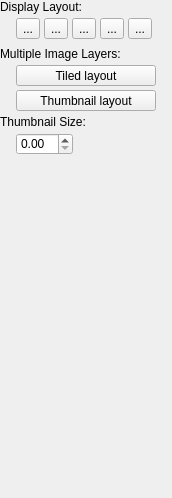
<?xml version="1.0" encoding="UTF-8"?>
<ui version="4.0">
 <class>DisplayLayoutInspector</class>
 <widget class="QWidget" name="DisplayLayoutInspector">
  <property name="geometry">
   <rect>
    <x>0</x>
    <y>0</y>
    <width>172</width>
    <height>498</height>
   </rect>
  </property>
  <property name="windowTitle">
   <string>Form</string>
  </property>
  <property name="styleSheet">
   <string notr="true">* {
font-size: 12px;
}
</string>
  </property>
  <layout class="QVBoxLayout" name="verticalLayout">
   <property name="spacing">
    <number>4</number>
   </property>
   <property name="leftMargin">
    <number>0</number>
   </property>
   <property name="topMargin">
    <number>0</number>
   </property>
   <property name="rightMargin">
    <number>0</number>
   </property>
   <property name="bottomMargin">
    <number>0</number>
   </property>
   <item>
    <widget class="QLabel" name="label">
     <property name="font">
      <font>
       <pointsize>-1</pointsize>
      </font>
     </property>
     <property name="styleSheet">
      <string notr="true"/>
     </property>
     <property name="text">
      <string>Display Layout:</string>
     </property>
    </widget>
   </item>
   <item>
    <widget class="QWidget" name="grpDisplayLayout" native="true">
     <layout class="QHBoxLayout" name="horizontalLayout">
      <property name="spacing">
       <number>4</number>
      </property>
      <property name="sizeConstraint">
       <enum>QLayout::SetMaximumSize</enum>
      </property>
      <property name="leftMargin">
       <number>16</number>
      </property>
      <property name="topMargin">
       <number>0</number>
      </property>
      <property name="rightMargin">
       <number>0</number>
      </property>
      <property name="bottomMargin">
       <number>4</number>
      </property>
      <item>
       <widget class="QToolButton" name="btnFourViews">
        <property name="maximumSize">
         <size>
          <width>26</width>
          <height>26</height>
         </size>
        </property>
        <property name="toolTip">
         <string>&lt;html&gt;&lt;head/&gt;&lt;body&gt;&lt;p&gt;Split the screen space between three orthogonal slice views and the 3D view.&lt;/p&gt;&lt;/body&gt;&lt;/html&gt;</string>
        </property>
        <property name="text">
         <string>...</string>
        </property>
        <property name="icon">
         <iconset>
          <normalon>:/root/dl_fourviews.png</normalon>
         </iconset>
        </property>
        <property name="checkable">
         <bool>true</bool>
        </property>
        <property name="autoExclusive">
         <bool>true</bool>
        </property>
       </widget>
      </item>
      <item>
       <widget class="QToolButton" name="btnAxial">
        <property name="maximumSize">
         <size>
          <width>26</width>
          <height>26</height>
         </size>
        </property>
        <property name="toolTip">
         <string>Only show the axial view.</string>
        </property>
        <property name="text">
         <string>...</string>
        </property>
        <property name="icon">
         <iconset>
          <normalon>:/root/dl_axial.png</normalon>
         </iconset>
        </property>
        <property name="checkable">
         <bool>true</bool>
        </property>
        <property name="autoExclusive">
         <bool>true</bool>
        </property>
       </widget>
      </item>
      <item>
       <widget class="QToolButton" name="btnCoronal">
        <property name="maximumSize">
         <size>
          <width>26</width>
          <height>26</height>
         </size>
        </property>
        <property name="toolTip">
         <string>Only show the coronal view.</string>
        </property>
        <property name="text">
         <string>...</string>
        </property>
        <property name="icon">
         <iconset>
          <normalon>:/root/dl_coronal.png</normalon>
         </iconset>
        </property>
        <property name="checkable">
         <bool>true</bool>
        </property>
        <property name="autoExclusive">
         <bool>true</bool>
        </property>
       </widget>
      </item>
      <item>
       <widget class="QToolButton" name="btnSagittal">
        <property name="maximumSize">
         <size>
          <width>26</width>
          <height>26</height>
         </size>
        </property>
        <property name="toolTip">
         <string>Only show the sagittal view.</string>
        </property>
        <property name="text">
         <string>...</string>
        </property>
        <property name="icon">
         <iconset>
          <normalon>:/root/dl_sagittal.png</normalon>
         </iconset>
        </property>
        <property name="checkable">
         <bool>true</bool>
        </property>
        <property name="autoExclusive">
         <bool>true</bool>
        </property>
       </widget>
      </item>
      <item>
       <widget class="QToolButton" name="btn3D">
        <property name="maximumSize">
         <size>
          <width>26</width>
          <height>26</height>
         </size>
        </property>
        <property name="toolTip">
         <string>Only show the 3D view.</string>
        </property>
        <property name="text">
         <string>...</string>
        </property>
        <property name="icon">
         <iconset>
          <normalon>:/root/dl_3d.png</normalon>
         </iconset>
        </property>
        <property name="checkable">
         <bool>true</bool>
        </property>
        <property name="autoExclusive">
         <bool>true</bool>
        </property>
       </widget>
      </item>
      <item>
       <spacer name="horizontalSpacer">
        <property name="orientation">
         <enum>Qt::Horizontal</enum>
        </property>
        <property name="sizeHint" stdset="0">
         <size>
          <width>1</width>
          <height>20</height>
         </size>
        </property>
       </spacer>
      </item>
     </layout>
    </widget>
   </item>
   <item>
    <widget class="QLabel" name="label_2">
     <property name="font">
      <font>
       <pointsize>-1</pointsize>
      </font>
     </property>
     <property name="styleSheet">
      <string notr="true"/>
     </property>
     <property name="text">
      <string>Multiple Image Layers:</string>
     </property>
    </widget>
   </item>
   <item>
    <widget class="QWidget" name="grpLayerLayout" native="true">
     <property name="font">
      <font>
       <pointsize>-1</pointsize>
      </font>
     </property>
     <layout class="QVBoxLayout" name="verticalLayout_2">
      <property name="spacing">
       <number>4</number>
      </property>
      <property name="leftMargin">
       <number>16</number>
      </property>
      <property name="topMargin">
       <number>0</number>
      </property>
      <property name="rightMargin">
       <number>0</number>
      </property>
      <property name="bottomMargin">
       <number>0</number>
      </property>
      <item>
       <widget class="QToolButton" name="btnTile">
        <property name="minimumSize">
         <size>
          <width>140</width>
          <height>0</height>
         </size>
        </property>
        <property name="toolTip">
         <string>&lt;html&gt;&lt;head/&gt;&lt;body&gt;&lt;p&gt;In &lt;span style=&quot; font-weight:600;&quot;&gt;tiled&lt;/span&gt; layout, multiple image layers are shown side by side.&lt;/p&gt;&lt;/body&gt;&lt;/html&gt;</string>
        </property>
        <property name="text">
         <string>Tiled layout</string>
        </property>
        <property name="icon">
         <iconset resource="../Resources/SNAPResources.qrc">
          <normaloff>:/root/layout_tile_16.png</normaloff>:/root/layout_tile_16.png</iconset>
        </property>
        <property name="checkable">
         <bool>true</bool>
        </property>
        <property name="autoExclusive">
         <bool>true</bool>
        </property>
        <property name="toolButtonStyle">
         <enum>Qt::ToolButtonTextBesideIcon</enum>
        </property>
       </widget>
      </item>
      <item>
       <widget class="QToolButton" name="btnStack">
        <property name="sizePolicy">
         <sizepolicy hsizetype="Fixed" vsizetype="Fixed">
          <horstretch>0</horstretch>
          <verstretch>0</verstretch>
         </sizepolicy>
        </property>
        <property name="minimumSize">
         <size>
          <width>140</width>
          <height>0</height>
         </size>
        </property>
        <property name="toolTip">
         <string>&lt;html&gt;&lt;head/&gt;&lt;body&gt;&lt;p&gt;In &lt;span style=&quot; font-weight:600;&quot;&gt;thumbnail&lt;/span&gt; layout, one image layer occupies most of the available screen space, and other loaded image layers are shown as thumbnails.&lt;/p&gt;&lt;/body&gt;&lt;/html&gt;</string>
        </property>
        <property name="text">
         <string>Thumbnail layout</string>
        </property>
        <property name="icon">
         <iconset resource="../Resources/SNAPResources.qrc">
          <normaloff>:/root/layout_thumb_16.png</normaloff>:/root/layout_thumb_16.png</iconset>
        </property>
        <property name="checkable">
         <bool>true</bool>
        </property>
        <property name="autoExclusive">
         <bool>true</bool>
        </property>
        <property name="toolButtonStyle">
         <enum>Qt::ToolButtonTextBesideIcon</enum>
        </property>
       </widget>
      </item>
     </layout>
    </widget>
   </item>
   <item>
    <widget class="QLabel" name="label_3">
     <property name="font">
      <font>
       <pointsize>-1</pointsize>
      </font>
     </property>
     <property name="styleSheet">
      <string notr="true"/>
     </property>
     <property name="text">
      <string>Thumbnail Size:</string>
     </property>
    </widget>
   </item>
   <item>
    <widget class="QWidget" name="grpThumbnailSize" native="true">
     <layout class="QHBoxLayout" name="horizontalLayout_2">
      <property name="leftMargin">
       <number>16</number>
      </property>
      <property name="topMargin">
       <number>0</number>
      </property>
      <property name="rightMargin">
       <number>0</number>
      </property>
      <property name="bottomMargin">
       <number>0</number>
      </property>
      <item>
       <widget class="QDoubleSpinBox" name="inThumbSize"/>
      </item>
      <item>
       <spacer name="horizontalSpacer_2">
        <property name="orientation">
         <enum>Qt::Horizontal</enum>
        </property>
        <property name="sizeHint" stdset="0">
         <size>
          <width>1</width>
          <height>20</height>
         </size>
        </property>
       </spacer>
      </item>
     </layout>
    </widget>
   </item>
   <item>
    <spacer name="verticalSpacer">
     <property name="orientation">
      <enum>Qt::Vertical</enum>
     </property>
     <property name="sizeHint" stdset="0">
      <size>
       <width>20</width>
       <height>40</height>
      </size>
     </property>
    </spacer>
   </item>
  </layout>
 </widget>
 <tabstops>
  <tabstop>btnFourViews</tabstop>
  <tabstop>btnAxial</tabstop>
  <tabstop>btnCoronal</tabstop>
  <tabstop>btnSagittal</tabstop>
 </tabstops>
 <resources>
  <include location="../Resources/SNAPResources.qrc"/>
 </resources>
 <connections/>
</ui>
